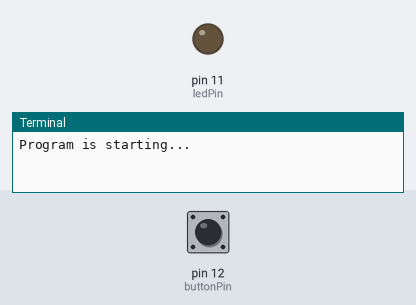
A program run on a simulated Raspberry Pi (header pin numbers). Shown: output pins drawn as LEDs (lit = HIGH), the last lines printed to the terminal. The test bench sets the inputs (shaded band); at power-on: pin 12 (buttonPin) HIGH.

Above: at 1.2 s.
1.3 s: pin 12 (buttonPin) pulled LOW for 0.15 s
At 2.2 s:
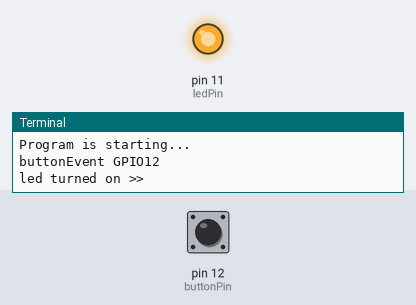
2.9 s: pin 12 (buttonPin) pulled LOW for 1 s
At 3.5 s:
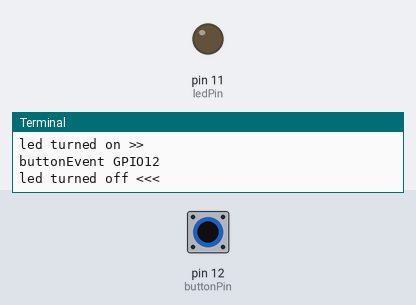
5.4 s: pin 12 (buttonPin) pulled LOW for 3.2 s
At 6.6 s:
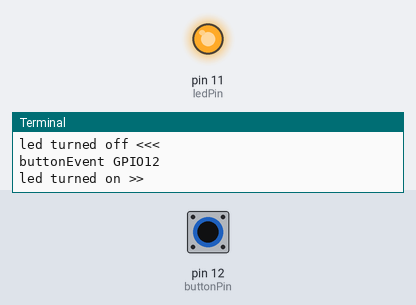
Timing chart, 0 to 8.4 s (numbered marks = the images above; inputs shaded):
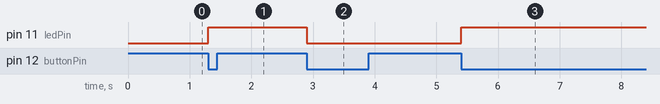

Measured:
- after the input at 1.3 s, pin 11 (ledPin): LOW → HIGH at once
- after the input at 2.9 s, pin 11 (ledPin): HIGH → LOW at once
- after the input at 5.4 s, pin 11 (ledPin): LOW → HIGH at once

The program:

Tablelamp.py
```python
import RPi.GPIO as GPIO
import time

ledPin = 11    # we are defining ledPin here
buttonPin = 12    # we are defining button here
ledstate = False


def setup():
    GPIO.setmode(GPIO.BOARD)
    # using physical GPIO numbering. it is used to set the serial number of GPIO which is based on physcial location of pin
    # This is GPIO17 amd GPIO18 corresponds to pin 11 and 12
    GPIO.setup(ledPin, GPIO.OUT)  # ledPin to Output mode
    # set buttonPin to PULL UP INPUT mode
    # buttonPin to input moe with pull resistor
    GPIO.setup(buttonPin, GPIO.IN, pull_up_down=GPIO.PUD_UP)


def buttonEvent(channel):  # invoked when button is pressed
    global ledstate
    print('buttonEvent GPIO%d' % channel)
    ledstate = not ledstate
    if ledstate:
        print('led turned on >>')
    else:
        print('led turned off <<<')
    GPIO.output(ledPin, ledstate)


def loop():
    # Following code eliminates jitter , it uses callback function
    GPIO.add_event_detect(buttonPin, GPIO.FALLING,
                          callback=buttonEvent, bouncetime=300)
    while True:
        pass


def destroy():

    GPIO.cleanup()                    # Release GPIO resource


if __name__ == '__main__':
    print('Program is starting...')
    setup()
    try:
        loop()
    except KeyboardInterrupt:  # terminate app on ctrl-c
        destroy()
```
